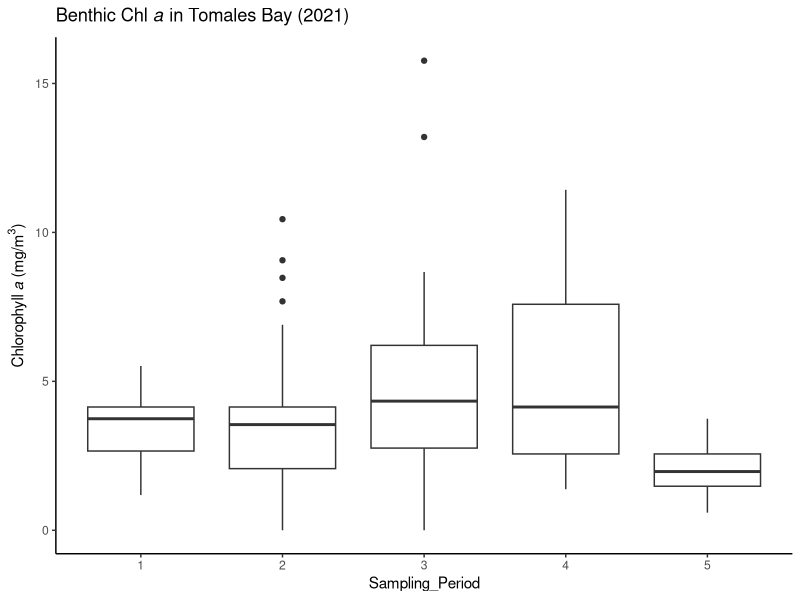
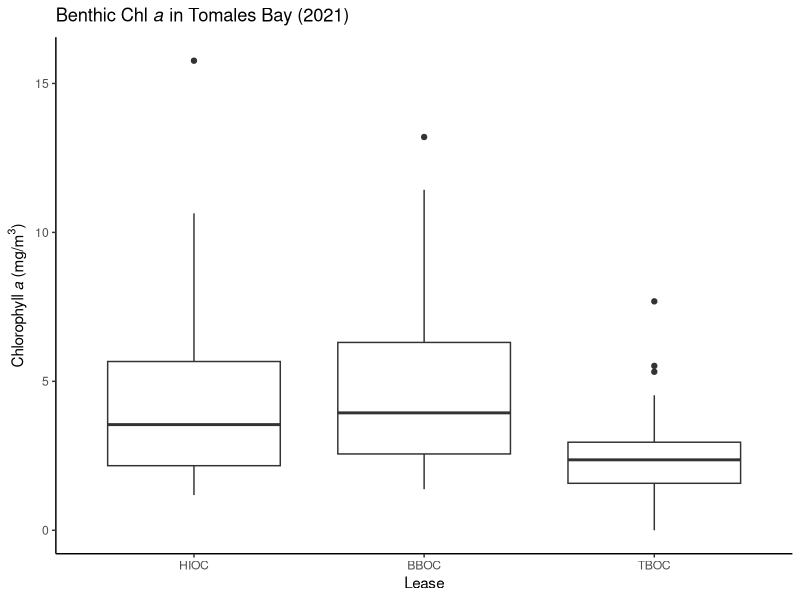
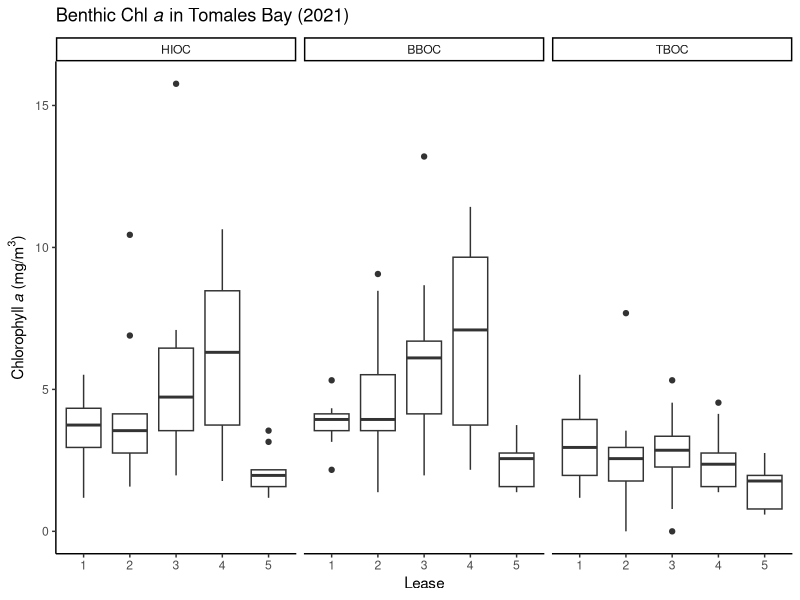
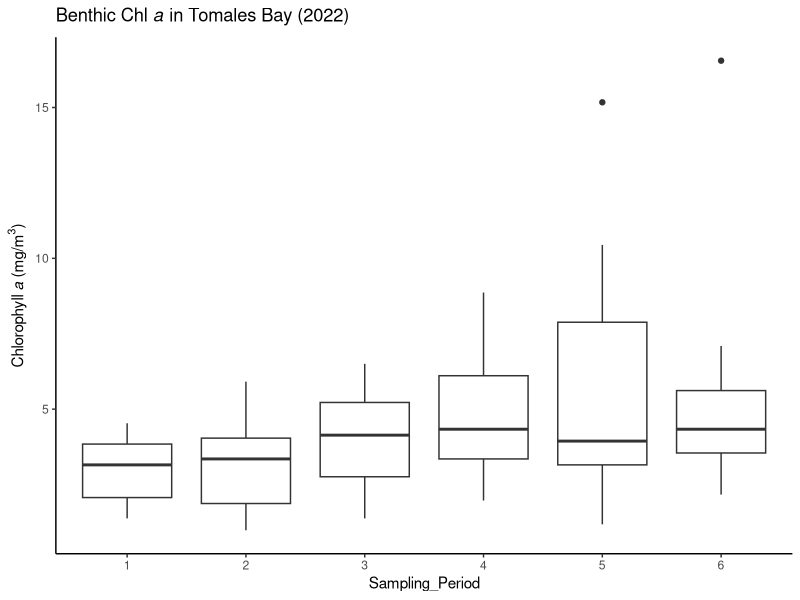
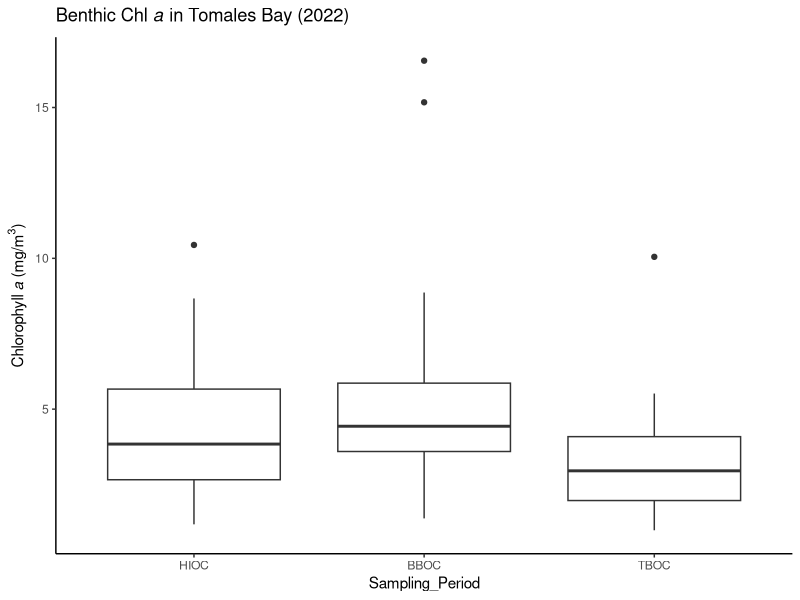
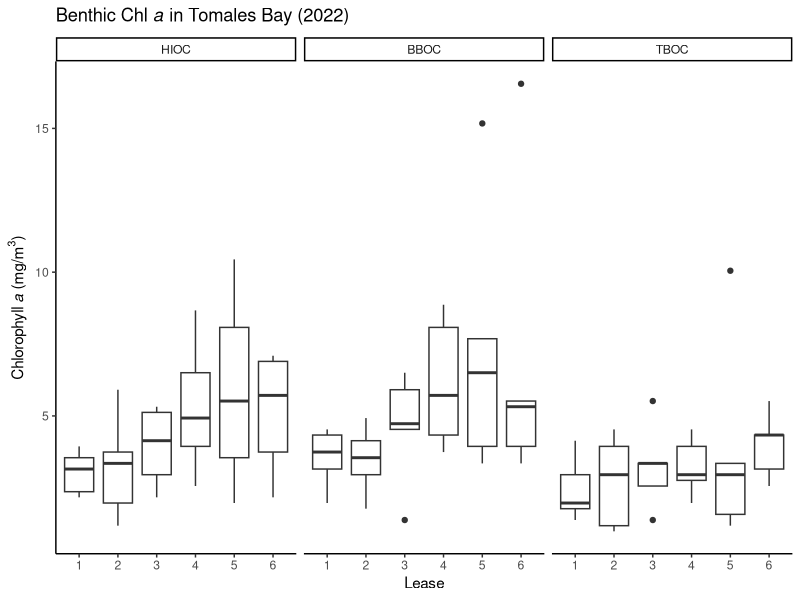
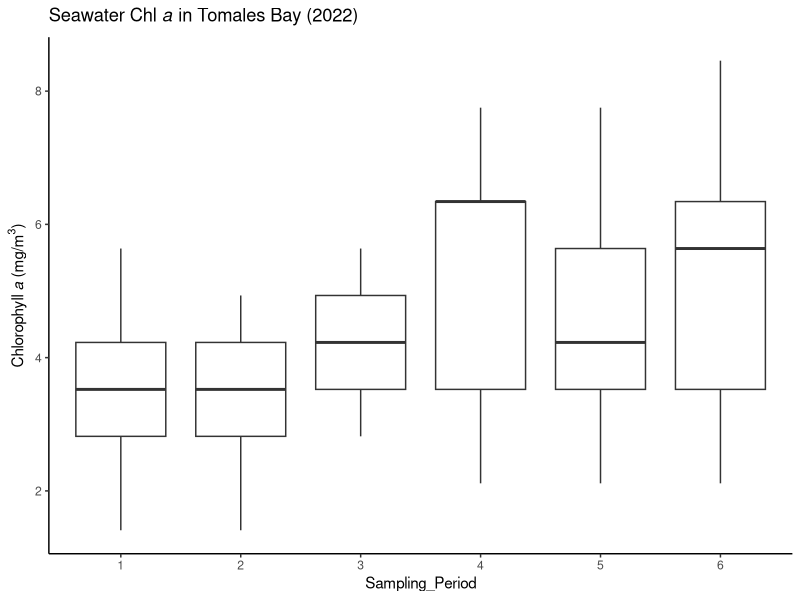
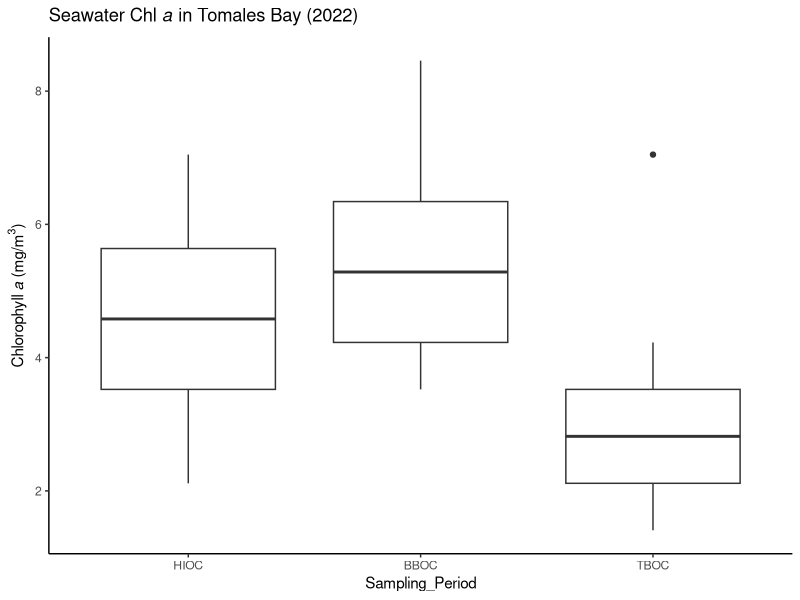

Generate these figures, in order, with R:
########## Chlorophyll 2021-2022 ==============

##### ChlData ============

### load libraries
library(tidyverse)

#### *** 2021: Benthic Chlorophyll *** ====
### load data sheet
BChl2021 <- read_csv("data/Chlorophyll/2021/Chla_Benthic_2021.csv")
glimpse(BChl2021)
summary(BChl2021)
tail(BChl2021)
View(BChl2021)

## clean data
#### now remove NAs from data sheet
colSums(is.na(BChl2021)) ## Date: 4 NAs

BChl2021_2 <- BChl2021 %>% 
  filter(!is.na(Date)) # omit the 4 NAs in Date
colSums(is.na(BChl2021_2))


BChl2021_2$Sampling_Period <- as.character(BChl2021_2$Sampling_Period)
is.character(BChl2021_2$Sampling_Period)

#### Figures, Mean, SD, SE =====

#### No Grouping ====

AllStats.B2021 <- BChl2021_2 %>%
  summarize(
    MeanChla = mean(Chl_a),
    SD_Chla = sd(Chl_a),
    SE_Chla = SD_Chla/sqrt(n()))

AllStats.B2021


 
#### By Sampling ====

SamplingB2021.Stats <- BChl2021_2 %>%
  group_by(Sampling_Period) %>% 
  summarize(
    Mean_Chla = mean(Chl_a),
    SD_Chla = sd(Chl_a),
    SE_Chla = SD_Chla/sqrt(n()))

SamplingB2021.Stats

## plot
Plot.B2021SamplingStats <- ggplot(BChl2021_2, aes(x = Sampling_Period, y = Chl_a)) +
  geom_boxplot() +
  theme_classic() +
  #scale_fill_manual(values=c("#4575B4", "#FDAE61")) +
  labs(title=expression(paste("Benthic Chl ", italic("a"), " in Tomales Bay (2021)")), 
       x = "Sampling_Period", 
       y = expression(paste("Chlorophyll ", italic("a"), " (mg/m"^3,")")))
       
Plot.B2021SamplingStats 


#### By Site ====

SiteB2021.Stats <- BChl2021_2 %>%
  group_by(Lease) %>% 
  summarize(
    Mean_Chla = mean(Chl_a),
    SD_Chla = sd(Chl_a),
    SE_Chla = SD_Chla/sqrt(n()))

SiteB2021.Stats

## plot
Plot.B2021SiteStats <- ggplot(BChl2021_2, aes(x = factor(Lease, c("HIOC", "BBOC", "TBOC")), y = Chl_a)) +
  geom_boxplot() +
  theme_classic() +
  #scale_fill_manual(values=c("#4575B4", "#FDAE61")) +
  labs(title=expression(paste("Benthic Chl ", italic("a"), " in Tomales Bay (2021)")), 
       x = "Lease", 
       y = expression(paste("Chlorophyll ", italic("a"), " (mg/m"^3,")")))

Plot.B2021SiteStats 

#### By Sampling Period & Site ====

B2021SamplingSite.Stats <- BChl2021_2 %>%
  group_by(Lease, Sampling_Period) %>% 
  summarize(
    Mean_Chla = mean(Chl_a),
    SD_Chla = sd(Chl_a),
    SE_Chla = SD_Chla/sqrt(n()))

B2021SamplingSite.Stats

## plot

Plot.B2021SiteStats <- ggplot(BChl2021_2, aes(x = Sampling_Period, y = Chl_a)) +
  geom_boxplot() +
  facet_wrap(~factor(Lease, c("HIOC", "BBOC", "TBOC"))) +
  theme_classic() +
  #scale_fill_manual(values=c("#4575B4", "#FDAE61")) +
  labs(title=expression(paste("Benthic Chl ", italic("a"), " in Tomales Bay (2021)")), 
       x = "Lease", 
       y = expression(paste("Chlorophyll ", italic("a"), " (mg/m"^3,")")))

Plot.B2021SiteStats 

#### *** 2022: Benthic Chlorophyll *** ====
### load data sheet
BChl2022 <- read_csv("data/Chlorophyll/2022/Chla_Benthic_2022.csv")
glimpse(BChl2022)
summary(BChl2022)
tail(BChl2022)
View(BChl2022)

## clean data
#### now remove NAs from data sheet
colSums(is.na(BChl2022)) # no NAs

BChl2022$Sampling_Period <- as.character(BChl2022$Sampling_Period)
is.character(BChl2022$Sampling_Period)

#### Figures, Mean, SD, SE =====

#### No Grouping ====

AllStats.B2022 <- BChl2022 %>%
  summarize(
    MeanChla = mean(Chl_a),
    SD_Chla = sd(Chl_a),
    SE_Chla = SD_Chla/sqrt(n()))

AllStats.B2022


#### By Sampling ====

SamplingB2022.Stats <- BChl2022 %>%
  group_by(Sampling_Period) %>% 
  summarize(
    Mean_Chla = mean(Chl_a),
    SD_Chla = sd(Chl_a),
    SE_Chla = SD_Chla/sqrt(n()))

SamplingB2022.Stats

## plot
Plot.B2022SamplingStats <- ggplot(BChl2022, aes(x = Sampling_Period, y = Chl_a)) +
  geom_boxplot() +
  theme_classic() +
  #scale_fill_manual(values=c("#4575B4", "#FDAE61")) +
  labs(title=expression(paste("Benthic Chl ", italic("a"), " in Tomales Bay (2022)")), 
       x = "Sampling_Period", 
       y = expression(paste("Chlorophyll ", italic("a"), " (mg/m"^3,")")))

Plot.B2022SamplingStats 

#### By Site ====

SiteB2022.Stats <- BChl2022 %>%
  group_by(Lease) %>% 
  summarize(
    Mean_Chla = mean(Chl_a),
    SD_Chla = sd(Chl_a),
    SE_Chla = SD_Chla/sqrt(n()))

SiteB2022.Stats

## plot
Plot.B2022SiteStats <- ggplot(BChl2022, aes(x = factor(Lease, c("HIOC", "BBOC", "TBOC")), y = Chl_a)) +
  geom_boxplot() +
  theme_classic() +
  #scale_fill_manual(values=c("#4575B4", "#FDAE61")) +
  labs(title=expression(paste("Benthic Chl ", italic("a"), " in Tomales Bay (2022)")), 
       x = "Sampling_Period", 
       y = expression(paste("Chlorophyll ", italic("a"), " (mg/m"^3,")")))

Plot.B2022SiteStats 

#### By Sampling Period & Site ====

B2022SamplingSite.Stats <- BChl2022 %>%
  group_by(Lease, Sampling_Period) %>% 
  summarize(
    Mean_Chla = mean(Chl_a),
    SD_Chla = sd(Chl_a),
    SE_Chla = SD_Chla/sqrt(n()))

B2022SamplingSite.Stats

## plot

Plot.B2022SiteStats <- ggplot(BChl2022, aes(x = Sampling_Period, y = Chl_a)) +
  geom_boxplot() +
  facet_wrap(~factor(Lease, c("HIOC", "BBOC", "TBOC"))) +
  theme_classic() +
  #scale_fill_manual(values=c("#4575B4", "#FDAE61")) +
  labs(title=expression(paste("Benthic Chl ", italic("a"), " in Tomales Bay (2022)")), 
       x = "Lease", 
       y = expression(paste("Chlorophyll ", italic("a"), " (mg/m"^3,")")))

Plot.B2022SiteStats 

#### *** 2022: Water Chlorophyll *** ====
### load data sheet
WChl2022 <- read_csv("data/Chlorophyll/2022/Chla_Seawater_2022.csv")
glimpse(WChl2022)
summary(WChl2022)
tail(WChl2022)
View(WChl2022)

## clean data
#### now remove NAs from data sheet
colSums(is.na(WChl2022)) # 3 NAs Datee

## omit Notes column which is all NAs / info
WChl2022_2 <- WChl2022 %>% 
  filter(!is.na(Date)) # omit the 3 NAs in Date

colSums(is.na(WChl2022_2)) ## All NAs under Date

WChl2022_2$Sampling_Period <- as.character(WChl2022_2$Sampling_Period)
is.character(WChl2022_2$Sampling_Period)

#### Figures, Mean, SD, SE =====

#### No Grouping ====

AllStats.W2022 <- WChl2022_2 %>%
  summarize(
    MeanChla = mean(Chl_a),
    SD_Chla = sd(Chl_a),
    SE_Chla = SD_Chla/sqrt(n()))

AllStats.W2022


#### By Sampling ====

SamplingW2022.Stats <- WChl2022_2 %>%
  group_by(Sampling_Period) %>% 
  summarize(
    Mean_Chla = mean(Chl_a),
    SD_Chla = sd(Chl_a),
    SE_Chla = SD_Chla/sqrt(n()))

SamplingW2022.Stats

## plot
Plot.W2022SamplingStats <- ggplot(WChl2022_2, aes(x = Sampling_Period, y = Chl_a)) +
  geom_boxplot() +
  theme_classic() +
  #scale_fill_manual(values=c("#4575B4", "#FDAE61")) +
  labs(title=expression(paste("Seawater Chl ", italic("a"), " in Tomales Bay (2022)")), 
       x = "Sampling_Period", 
       y = expression(paste("Chlorophyll ", italic("a"), " (mg/m"^3,")")))

Plot.W2022SamplingStats 


#### By Site ====

SiteW2022.Stats <- WChl2022_2 %>%
  group_by(Lease) %>% 
  summarize(
    Mean_Chla = mean(Chl_a),
    SD_Chla = sd(Chl_a),
    SE_Chla = SD_Chla/sqrt(n()))

SiteW2022.Stats

## plot
Plot.W2022SiteStats <- ggplot(WChl2022_2, aes(x = factor(Lease, c("HIOC", "BBOC", "TBOC")), y = Chl_a)) +
  geom_boxplot() +
  theme_classic() +
  #scale_fill_manual(values=c("#4575B4", "#FDAE61")) +
  labs(title=expression(paste("Seawater Chl ", italic("a"), " in Tomales Bay (2022)")), 
       x = "Sampling_Period", 
       y = expression(paste("Chlorophyll ", italic("a"), " (mg/m"^3,")")))

Plot.W2022SiteStats 

#### By Sampling Period & Site ====

W2022SamplingSite.Stats <- WChl2022_2 %>%
  group_by(Lease, Sampling_Period) %>% 
  summarize(
    Mean_Chla = mean(Chl_a),
    SD_Chla = sd(Chl_a),
    SE_Chla = SD_Chla/sqrt(n()))

W2022SamplingSite.Stats

## plot

Plot.W2022SiteStats <- ggplot(WChl2022_2, aes(x = Sampling_Period, y = Chl_a)) +
  geom_boxplot() +
  facet_wrap(~factor(Lease, c("HIOC", "BBOC", "TBOC"))) +
  theme_classic() +
  #scale_fill_manual(values=c("#4575B4", "#FDAE61")) +
  labs(title=expression(paste("Seawater Chl ", italic("a"), " in Tomales Bay (2022)")), 
       x = "Lease", 
       y = expression(paste("Chlorophyll ", italic("a"), " (mg/m"^3,")")))

Plot.W2022SiteStats 
